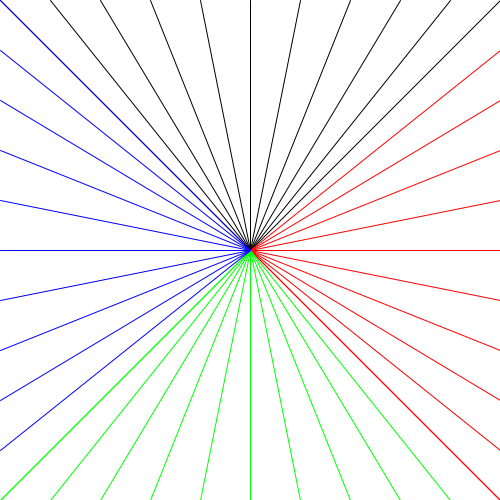
Frame 1 (no input)
Frame 60 (the mouse pressed at the canvas centre just before this capture): identical to frame 1, image omitted
Frame 120 (the mouse held since frame 60 and released just before this capture): identical to frame 1, image omitted

The Processing sketch that drew this single still picture (run headless with seeded random() and noise(); from frame 60 on, the mouse is pressed at the canvas centre):

// Processing sketch: sketch_140705d
// ── sketch_140705d.pde
float x, y, z;

void setup(){
 size(500, 500);
 
 z = 10;
 
 x = width / z;
 y = height / z;
 
 
}

void draw(){
   background(255,255, 255);
   
   //stroke(0,255, 0);
   for(int i = 0; i < z * 4; i++)
   {
     stroke(0,0, 0);
     if(i >=   0 && i <=  z)line(width / 2, height / 2, i * x, 0);
     stroke(255,0, 0);
     if(i >=  z && i <= z * 2)line(width / 2, height / 2, width, height - (i % z) * y);
     stroke(0,255, 0);
     if(i >= z * 2 && i <= z * 3)line(width / 2, height / 2, (i % z) * x, height);
     stroke(0,0, 255);
     if(i >= z * 3 && i <= z * 4)line(width / 2, height / 2, 0, (i % z) * y);
   }
}
